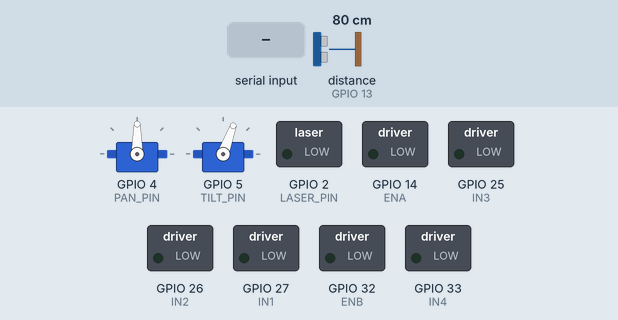
Recording of a sketch running on a simulated ESP32. On the bench: 2 × servo, switched loads named in the sketch (green lamp = pin HIGH). Wiring (inferred from the names in the program): ultrasonic range finder: trigger GPIO 12; echo GPIO 13. The test bench sets the inputs (shaded band); at power-on: distance to the obstacle (sensor on GPIO 13) 80 cm. The echo pulse lasts 58.3 µs per cm; pins used as bus, display or sensor lines are not drawn; what the sketch prints to the serial monitor is not drawn.

Above: at 1.2 s.
1.3 s: "90,45,200,10,150\n" received over Serial
At 2.6 s:
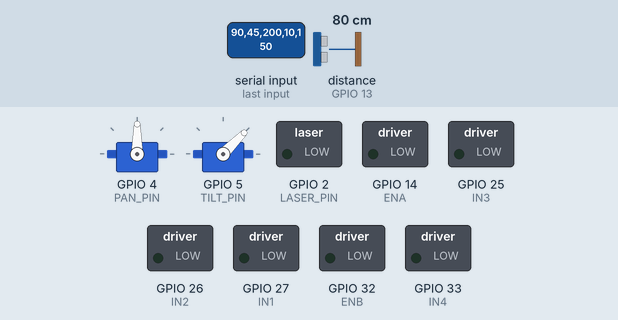
Timing chart, 0 to 4.3 s (numbered marks = the images above; inputs shaded):
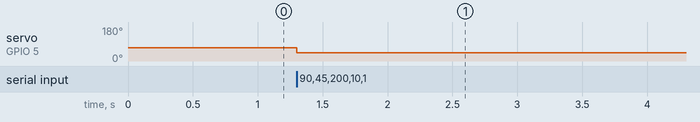

Measured:
- after the input at 1.3 s, servo on GPIO 5 (TILT_PIN): 70° → 45° at once

The sketch:

final_turret_car.ino
```cpp
#include <ESP32Servo.h>

// Command from laptop, one per line:  pan,tilt,laser,motor[,speed]
// motor: 0=stop 1=forward 2=backward 3=left 4=right
// speed: 0-255, optional. Missing or 0 = use the defaults below.
// Replies: "DIST:<cm>" every 100 ms, "OBSTACLE" when forward is blocked.

// ---- PINS ----
const int PAN_PIN   = 4;
const int TILT_PIN  = 5;
const int LASER_PIN = 2;
const int IN1 = 27, IN2 = 26, IN3 = 25, IN4 = 33;
const int ENA = 14, ENB = 32;
const int TRIG_PIN = 12;
const int ECHO_PIN = 13;   // HC-SR04 echo is 5V -> use a voltage divider to 3.3V!

// ---- TUNING ----
const int DRIVE_SPEED = 170;                    // default forward/back speed
const int TURN_SPEED  = 200;                    // default turn speed (test script uses this)
const int STOP_CM     = 20;                     // block forward motion closer than this
const unsigned long CMD_TIMEOUT_MS     = 400;   // stop if the laptop goes quiet
const unsigned long PING_INTERVAL_MS   = 60;
const unsigned long REPORT_INTERVAL_MS = 100;

// ---- MOTOR DIRECTION FIX ----
// A wheel spins backwards when it should go forward? Flip its flag.
const bool INVERT_A = false;
const bool INVERT_B = false;
// LEFT and RIGHT mirrored in the test script? Set this to true.
const bool SWAP_TURN = false;

// ---- DRIFT FIX ----
// Curves RIGHT when driving straight? Try 20 (10-40). Worse? Use -20.
const int DRIFT_FIX = 0;

Servo panServo, tiltServo;

String rxBuf = "";
int requestedMotor = 0;
int requestedSpeed = 0;
int appliedMotor = -1;
int appliedSpeed = -1;
unsigned long lastCmdMs = 0, lastPingMs = 0, lastReportMs = 0, lastObstacleMsgMs = 0;

long distBuf[3] = {999, 999, 999};
int distIdx = 0;
long distanceCm = 999;

// ---- MOTORS ----
// dir: 1 = forward, -1 = backward, 0 = off
void drive(int dirA, int dirB, int spd) {
  if (INVERT_A) dirA = -dirA;
  if (INVERT_B) dirB = -dirB;
  int spdA = spd, spdB = spd;
  if (DRIFT_FIX > 0) spdA = max(0, spd - DRIFT_FIX);
  if (DRIFT_FIX < 0) spdB = max(0, spd + DRIFT_FIX);
  digitalWrite(IN1, dirA > 0 ? HIGH : LOW);
  digitalWrite(IN2, dirA < 0 ? HIGH : LOW);
  digitalWrite(IN3, dirB > 0 ? HIGH : LOW);
  digitalWrite(IN4, dirB < 0 ? HIGH : LOW);
  analogWrite(ENA, dirA != 0 ? spdA : 0);
  analogWrite(ENB, dirB != 0 ? spdB : 0);
}

void applyMotor(int m, int spd) {
  if (m == 0) spd = 0;
  if (m == appliedMotor && spd == appliedSpeed) return;   // only touch pins on change
  appliedMotor = m;
  appliedSpeed = spd;

  int leftCase = SWAP_TURN ? 4 : 3;
  if (m == 1)                drive( 1,  1, spd);   // forward
  else if (m == 2)           drive(-1, -1, spd);   // backward
  else if (m == leftCase)    drive( 1, -1, spd);   // left
  else if (m == 3 || m == 4) drive(-1,  1, spd);   // right
  else                       drive( 0,  0, 0);     // stop
}

// ---- ULTRASONIC ----
long pingOnce() {
  digitalWrite(TRIG_PIN, LOW);
  delayMicroseconds(2);
  digitalWrite(TRIG_PIN, HIGH);
  delayMicroseconds(10);
  digitalWrite(TRIG_PIN, LOW);
  unsigned long us = pulseIn(ECHO_PIN, HIGH, 25000);  // ~4 m max
  if (us == 0) return 999;                            // no echo = nothing in range
  return us / 58;
}

long median3(long a, long b, long c) {
  return max(min(a, b), min(max(a, b), c));
}

void updateDistance() {
  distBuf[distIdx] = pingOnce();
  distIdx = (distIdx + 1) % 3;
  distanceCm = median3(distBuf[0], distBuf[1], distBuf[2]);
}

// ---- SERIAL ----
void processCommand(const String &line) {
  int pan, tilt, laser, motor, spd = 0;
  int n = sscanf(line.c_str(), "%d,%d,%d,%d,%d", &pan, &tilt, &laser, &motor, &spd);
  if (n < 4) return;

  panServo.write(constrain(pan, 0, 180));
  tiltServo.write(constrain(tilt, 0, 180));
  digitalWrite(LASER_PIN, laser == 1 ? HIGH : LOW);
  requestedMotor = (motor >= 0 && motor <= 4) ? motor : 0;
  requestedSpeed = (n == 5) ? constrain(spd, 0, 255) : 0;
  lastCmdMs = millis();
}

void readSerial() {
  while (Serial.available()) {
    char c = Serial.read();
    if (c == '\n') {
      processCommand(rxBuf);
      rxBuf = "";
    } else if (c != '\r') {
      rxBuf += c;
      if (rxBuf.length() > 32) rxBuf = "";   // garbage protection
    }
  }
}

void setup() {
  Serial.begin(115200);

  ESP32PWM::allocateTimer(0);
  ESP32PWM::allocateTimer(1);
  ESP32PWM::allocateTimer(2);
  ESP32PWM::allocateTimer(3);
  panServo.setPeriodHertz(50);
  tiltServo.setPeriodHertz(50);
  panServo.attach(PAN_PIN, 500, 2400);
  tiltServo.attach(TILT_PIN, 500, 2400);
  panServo.write(90);
  tiltServo.write(70);

  pinMode(LASER_PIN, OUTPUT);
  digitalWrite(LASER_PIN, LOW);

  pinMode(IN1, OUTPUT); pinMode(IN2, OUTPUT);
  pinMode(IN3, OUTPUT); pinMode(IN4, OUTPUT);
  pinMode(ENA, OUTPUT); pinMode(ENB, OUTPUT);
  applyMotor(0, 0);

  pinMode(TRIG_PIN, OUTPUT);
  digitalWrite(TRIG_PIN, LOW);
  pinMode(ECHO_PIN, INPUT);
}

void loop() {
  readSerial();
  unsigned long now = millis();

  if (now - lastPingMs >= PING_INTERVAL_MS) {
    lastPingMs = now;
    updateDistance();
  }

  int m = requestedMotor;

  // Watchdog: laptop went quiet -> stop everything
  if (millis() - lastCmdMs > CMD_TIMEOUT_MS) {
    m = 0;
    digitalWrite(LASER_PIN, LOW);
  }

  // Obstacle check every loop
  if (m == 1 && distanceCm <= STOP_CM) {
    m = 0;
    if (now - lastObstacleMsgMs > 200) {
      Serial.println("OBSTACLE");
      lastObstacleMsgMs = now;
    }
  }

  int spd = requestedSpeed;
  if (spd <= 0) spd = (m == 3 || m == 4) ? TURN_SPEED : DRIVE_SPEED;
  applyMotor(m, spd);

  if (now - lastReportMs >= REPORT_INTERVAL_MS) {
    lastReportMs = now;
    Serial.print("DIST:");
    Serial.println(distanceCm);
  }
}
```
